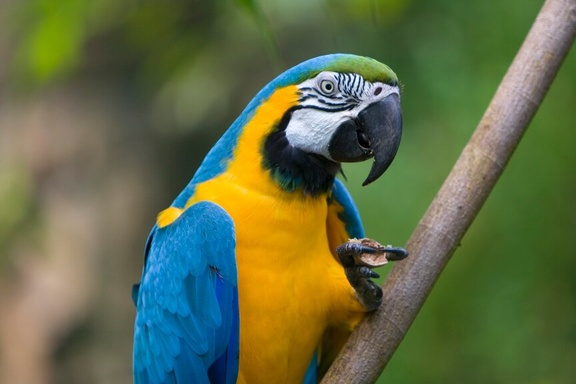
#> input picture opencv/images/sample.jpg, 576 x 384 px, shrunk from 864 x 576 before the run
$ python 06_filtering.py
#> lines starting #> are read from the running program, lines starting #| are printed output that depends on the picture
#!/usr/bin/env python
# -*- coding: utf-8 -*-

"""
OpenCV Filtreleme ve Bulanıklaştırma
-----------------------------------
Bu script, OpenCV ile farklı filtreleme ve bulanıklaştırma tekniklerini göstermektedir:
- Ortalama (Mean) Bulanıklaştırma
- Gaussian Bulanıklaştırma
- Medyan Bulanıklaştırma
- İki Taraflı (Bilateral) Filtreleme
- Özel Filtreler (Keskinleştirme, Kabartma)
"""

import cv2
import numpy as np
import matplotlib.pyplot as plt
import os

def display_images(images, titles, filename=None, cmap=None):
    """Birden fazla görüntüyü yan yana gösterir ve kaydeder."""
    n = len(images)
    rows = (n + 2) // 3  # Her satırda en fazla 3 görüntü

    plt.figure(figsize=(15, 5 * rows))

    for i, (img, title) in enumerate(zip(images, titles)):
        plt.subplot(rows, min(n, 3), i+1)

        # Eğer görüntü BGR formatındaysa ve cmap belirtilmemişse RGB'ye dönüştür
        if cmap is None and len(img.shape) == 3 and img.shape[2] == 3:
            img = cv2.cvtColor(img, cv2.COLOR_BGR2RGB)

        plt.imshow(img, cmap=cmap)
        plt.title(title)
        plt.axis('off')

    plt.tight_layout()

    if filename:
        plt.savefig(filename)
        print(f"Görüntü kaydedildi: {filename}")

    plt.show()

def add_salt_pepper_noise(image, salt_prob=0.01, pepper_prob=0.01):
    """Görüntüye tuz ve biber gürültüsü ekler."""
    noisy = np.copy(image)

    # Tuz gürültüsü (beyaz noktalar)
    salt_mask = np.random.random(image.shape[:2]) < salt_prob
    noisy[salt_mask] = 255

    # Biber gürültüsü (siyah noktalar)
    pepper_mask = np.random.random(image.shape[:2]) < pepper_prob
    noisy[pepper_mask] = 0

    return noisy

def add_gaussian_noise(image, mean=0, sigma=25):
    """Görüntüye Gaussian gürültüsü ekler."""
    # Görüntüyü float32'ye dönüştür
    img_float = image.astype(np.float32) / 255.0

    # Gaussian gürültüsü oluştur
    noise = np.random.normal(mean, sigma/255.0, image.shape)

    # Gürültüyü ekle ve sınırla
    noisy = img_float + noise
    noisy = np.clip(noisy, 0, 1)

    # Tekrar uint8'e dönüştür
    return (noisy * 255).astype(np.uint8)

def main():
    print("OpenCV Filtreleme ve Bulanıklaştırma")
    print("-" * 40)

    # Örnek görüntüyü yükle
    sample_img_path = "../images/sample.jpg"

    if not os.path.exists(sample_img_path):
        print(f"Hata: Örnek görüntü bulunamadı: {sample_img_path}")
        print("Lütfen önce 01_basics.py scriptini çalıştırın.")
        return

    # Görüntüyü oku
    img = cv2.imread(sample_img_path)
#> img is the input picture: shape (384, 576, 3); mean B, G, R 70.6, 108.1, 97.3

    if img is None:
        print(f"Hata: Görüntü okunamadı: {sample_img_path}")
        return

    # Görüntüyü gri tonlamaya dönüştür
    img_gray = cv2.cvtColor(img, cv2.COLOR_BGR2GRAY)

    # 1. Ortalama (Mean) Bulanıklaştırma
    print("\n1. Ortalama (Mean) Bulanıklaştırma")

    # Farklı çekirdek boyutlarıyla ortalama bulanıklaştırma
    blur_3x3 = cv2.blur(img, (3, 3))
    blur_5x5 = cv2.blur(img, (5, 5))
    blur_9x9 = cv2.blur(img, (9, 9))
    blur_15x15 = cv2.blur(img, (15, 15))
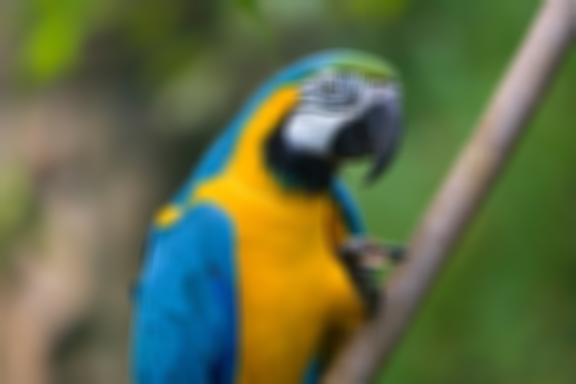
#> blur_15x15: shape (384, 576, 3); mean B, G, R 70.6, 108.1, 97.3

    # Sonuçları göster
    display_images(
        [img, blur_3x3, blur_5x5, blur_9x9, blur_15x15],
        ["Orijinal", "Ortalama 3x3", "Ortalama 5x5", "Ortalama 9x9", "Ortalama 15x15"],
        "../images/mean_blur.png"
    )
#> in display_images, `n = len(images)`: n = 5
#> in display_images, `rows = (n + 2) // 3`: rows = 2
#> the loop in display_images, `for i, (img, title) in enumerate(zip(images, titles)):` made 5 passes
#> title on passes 1 to 5: 'Orijinal', 'Ortalama 3x3', 'Ortalama 5x5', 'Ortalama 9x9', 'Ortalama 15x15'

    # 2. Gaussian Bulanıklaştırma
    print("\n2. Gaussian Bulanıklaştırma")

    # Farklı çekirdek boyutlarıyla Gaussian bulanıklaştırma
    gaussian_3x3 = cv2.GaussianBlur(img, (3, 3), 0)
    gaussian_5x5 = cv2.GaussianBlur(img, (5, 5), 0)
    gaussian_9x9 = cv2.GaussianBlur(img, (9, 9), 0)
    gaussian_15x15 = cv2.GaussianBlur(img, (15, 15), 0)

    # # Sonuçları göster
    # display_images(
    #     [img, gaussian_3x3, gaussian_5x5, gaussian_9x9, gaussian_15x15],
    #     ["Orijinal", "Gaussian 3x3", "Gaussian 5x5", "Gaussian 9x9", "Gaussian 15x15"],
    #     "../images/gaussian_blur.png"
    # )

    # 3. Medyan Bulanıklaştırma
    print("\n3. Medyan Bulanıklaştırma")

    # Tuz ve biber gürültüsü ekle
    noisy_img = add_salt_pepper_noise(img_gray, 0.02, 0.02)

    # Farklı çekirdek boyutlarıyla medyan bulanıklaştırma
    median_3x3 = cv2.medianBlur(noisy_img, 3)
    median_5x5 = cv2.medianBlur(noisy_img, 5)
    median_7x7 = cv2.medianBlur(noisy_img, 7)

    # Karşılaştırma için Gaussian bulanıklaştırma
    gaussian_noisy = cv2.GaussianBlur(noisy_img, (5, 5), 0)
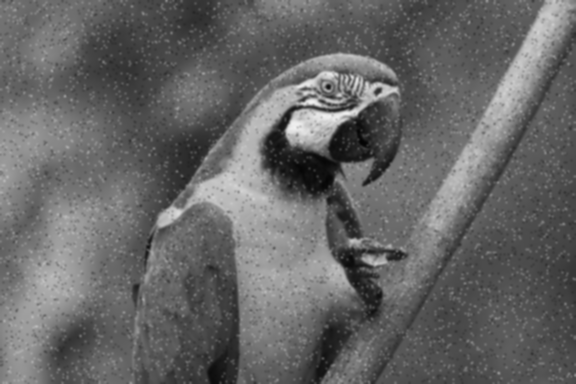
#> gaussian_noisy: shape (384, 576); min 3, max 241, mean 101.6

    # Sonuçları göster
    # display_images(
    #     [img_gray, noisy_img, gaussian_noisy, median_3x3, median_5x5, median_7x7],
    #     ["Orijinal", "Tuz ve Biber Gürültüsü", "Gaussian 5x5",
    #      "Medyan 3x3", "Medyan 5x5", "Medyan 7x7"],
    #     "../images/median_blur.png",
    #     cmap='gray'
    # )

    # 4. İki Taraflı (Bilateral) Filtreleme
    print("\n4. İki Taraflı (Bilateral) Filtreleme")

    # Gaussian gürültüsü ekle
    gaussian_noisy_img = add_gaussian_noise(img)
#> in add_gaussian_noise, `noisy = img_float + noise`:
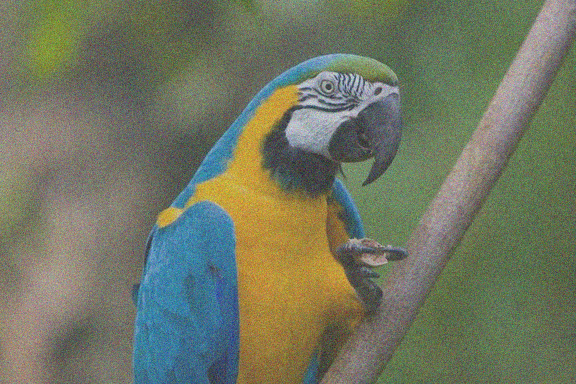
#> noisy: shape (384, 576, 3) float64; mean B, G, R 0.277, 0.424, 0.382; drawn with min black and max white
#> in add_gaussian_noise, `noisy = np.clip(noisy, 0, 1)`:
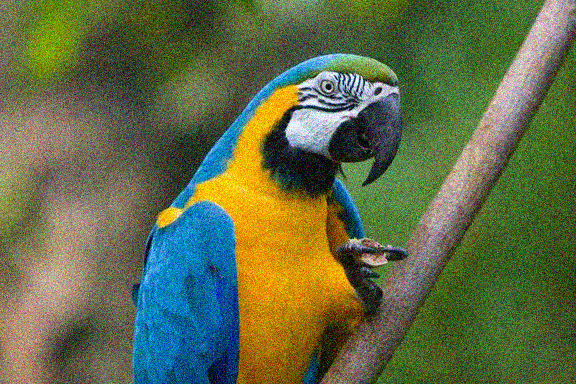
#> noisy: shape (384, 576, 3) float64; mean B, G, R 0.282, 0.425, 0.384

    # İki taraflı filtreleme
    bilateral_5 = cv2.bilateralFilter(img, 5, 75, 75)
    bilateral_9 = cv2.bilateralFilter(img, 9, 75, 75)
    bilateral_15 = cv2.bilateralFilter(img, 15, 75, 75)

    # Gaussian gürültülü görüntüye uygula
    bilateral_noisy = cv2.bilateralFilter(gaussian_noisy_img, 9, 75, 75)
    gaussian_noisy_blur = cv2.GaussianBlur(gaussian_noisy_img, (9, 9), 0)

    # Sonuçları göster
    # display_images(
    #     [img, bilateral_5, bilateral_9, bilateral_15],
    #     ["Orijinal", "İki Taraflı d=5", "İki Taraflı d=9", "İki Taraflı d=15"],
    #     "../images/bilateral_filter.png"
    # )

    display_images(
        [img, gaussian_noisy_img, gaussian_noisy_blur, bilateral_noisy],
        ["Orijinal", "Gaussian Gürültülü", "Gaussian Bulanıklaştırma", "İki Taraflı Filtreleme"],
        "../images/bilateral_vs_gaussian.png"
    )
#> the loop in display_images (call 2), `for i, (img, title) in enumerate(zip(images, titles)):` made 4 passes

    # 5. Özel Filtreler
    print("\n5. Özel Filtreler")

    # Keskinleştirme filtresi
    kernel_sharpen_1 = np.array([[-1, -1, -1],
                                 [-1,  9, -1],
                                 [-1, -1, -1]])

    kernel_sharpen_2 = np.array([[0, -1, 0],
                                 [-1, 5, -1],
                                 [0, -1, 0]])

    # Kabartma (Emboss) filtresi
    kernel_emboss = np.array([[-2, -1, 0],
                              [-1,  1, 1],
                              [ 0,  1, 2]])

    # Kenar algılama filtresi
    kernel_edge = np.array([[-1, -1, -1],
                            [-1,  8, -1],
                            [-1, -1, -1]])

    # Filtreleri uygula
    sharpen_1 = cv2.filter2D(img, -1, kernel_sharpen_1)
    sharpen_2 = cv2.filter2D(img, -1, kernel_sharpen_2)
    emboss = cv2.filter2D(img, -1, kernel_emboss)
    edge = cv2.filter2D(img, -1, kernel_edge)
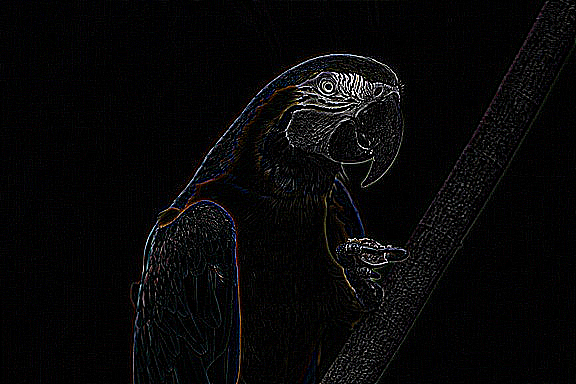
#> edge: shape (384, 576, 3); mean B, G, R 8.1, 7.6, 7.9

    # Sonuçları göster
    display_images(
        [img, sharpen_1, sharpen_2, emboss, edge],
        ["Orijinal", "Keskinleştirme 1", "Keskinleştirme 2", "Kabartma", "Kenar Algılama"],
        "../images/custom_filters.png"
    )
#> call 3 of display_images, with filename = '../images/custom_filters.png'
#> in display_images (call 3), `n = len(images)`: n = 5
#> the loop in display_images (call 3), `for i, (img, title) in enumerate(zip(images, titles)):` made 5 passes
#> title on passes 1 to 5: 'Orijinal', 'Keskinleştirme 1', 'Keskinleştirme 2', 'Kabartma', 'Kenar Algılama'
#> in display_images (call 3), `plt.savefig(filename)`:
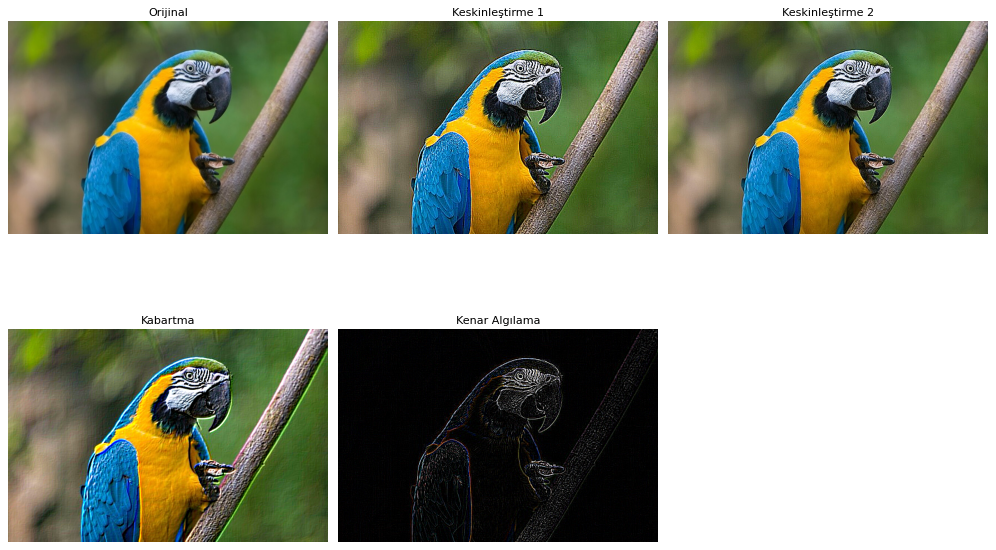
#> figure drawn by matplotlib, 5 panels

    # 6. Bulanıklaştırma Karşılaştırması
    print("\n6. Bulanıklaştırma Karşılaştırması")

    # Tüm bulanıklaştırma yöntemlerini karşılaştır
    blur_mean = cv2.blur(img, (9, 9))
    blur_gaussian = cv2.GaussianBlur(img, (9, 9), 0)
    blur_median = cv2.medianBlur(img, 9)
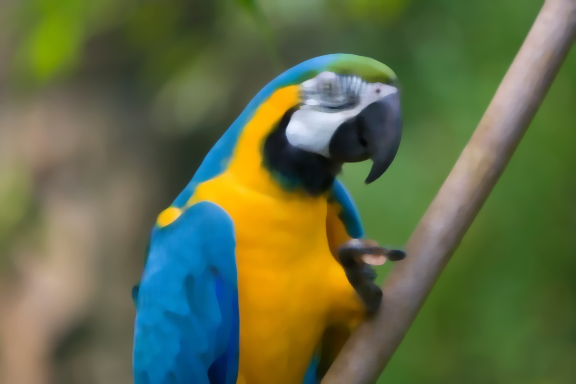
#> blur_median: shape (384, 576, 3); mean B, G, R 70.4, 108.2, 97.3
    blur_bilateral = cv2.bilateralFilter(img, 9, 75, 75)

    # Sonuçları göster
    display_images(
        [img, blur_mean, blur_gaussian, blur_median, blur_bilateral],
        ["Orijinal", "Ortalama 9x9", "Gaussian 9x9", "Medyan 9x9", "İki Taraflı d=9"],
        "../images/blur_comparison.png"
    )

    print("\nFiltreleme ve bulanıklaştırma işlemleri tamamlandı!")

if __name__ == "__main__":
    main()

$ run again, with opencv/images/gaussian_blur.png saved as opencv/images/sample.jpg
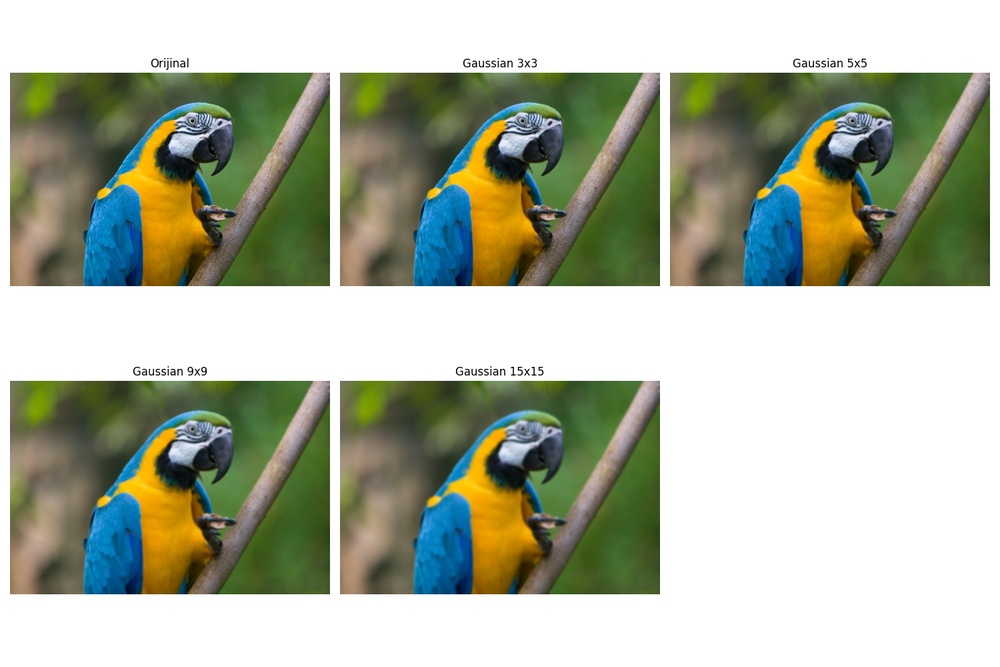
#> input picture opencv/images/gaussian_blur.png, 1000 x 667 px, shrunk from 1500 x 1000 before the run
#> in main, img is the input picture: shape (667, 1000, 3); mean B, G, R 159.9, 179.2, 173.6
#> in main, `blur_15x15 = cv2.blur(img, (15, 15))`:
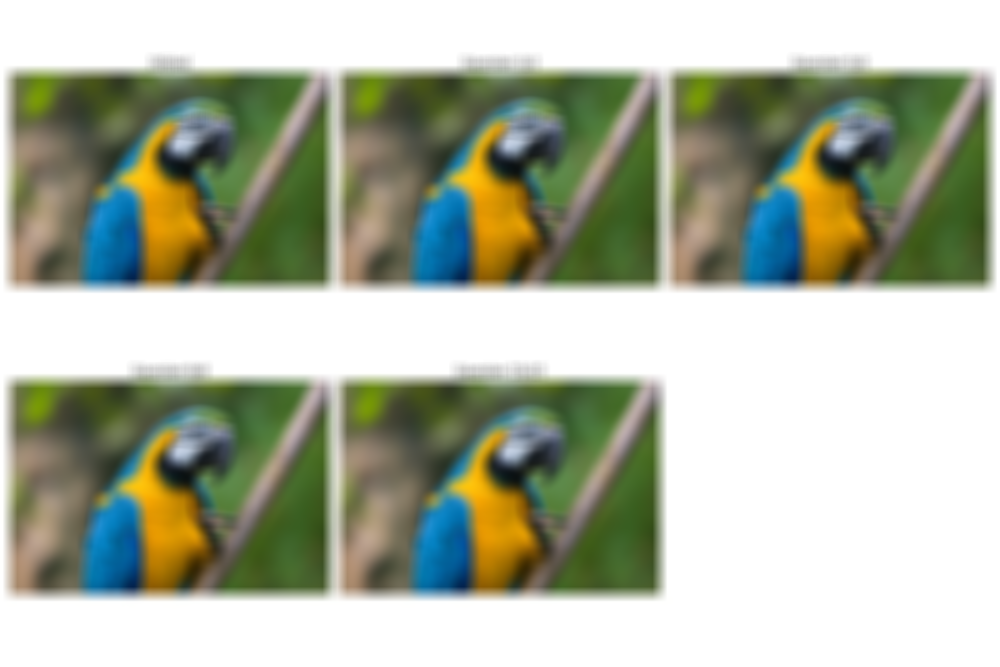
#> blur_15x15: shape (667, 1000, 3); mean B, G, R 159.9, 179.2, 173.6
#> n = 5
#> rows = 2
#> the loop in display_images, `for i, (img, title) in enumerate(zip(images, titles)):` made 5 passes
#> title on passes 1 to 5: 'Orijinal', 'Ortalama 3x3', 'Ortalama 5x5', 'Ortalama 9x9', 'Ortalama 15x15'
#> in add_gaussian_noise, `noisy = np.clip(noisy, 0, 1)`:
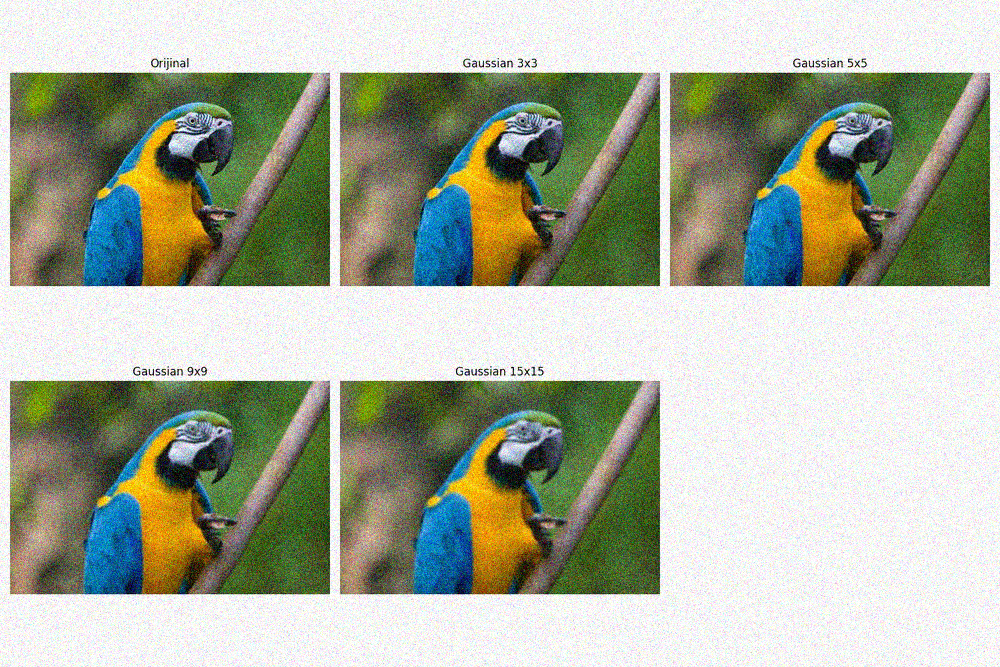
#> noisy: shape (667, 1000, 3) float64; mean B, G, R 0.611, 0.684, 0.663
#> the loop in display_images (call 2), `for i, (img, title) in enumerate(zip(images, titles)):` made 4 passes

$ run again, with opencv/images/median_blur.png saved as opencv/images/sample.jpg
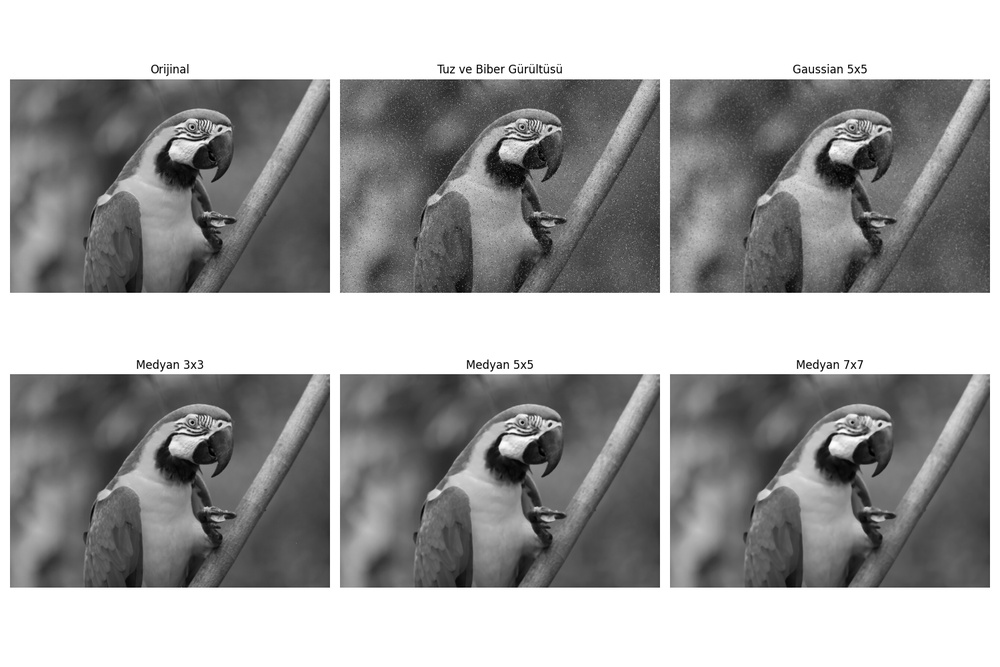
#> input picture opencv/images/median_blur.png, 1000 x 667 px, shrunk from 1500 x 1000 before the run
#> in main, img is the input picture: shape (667, 1000, 3); min 0, max 255, mean 161
#> n = 5
#> rows = 2
#> the loop in display_images, `for i, (img, title) in enumerate(zip(images, titles)):` made 5 passes
#> title on passes 1 to 5: 'Orijinal', 'Ortalama 3x3', 'Ortalama 5x5', 'Ortalama 9x9', 'Ortalama 15x15'
#> in add_gaussian_noise, `noisy = img_float + noise`:
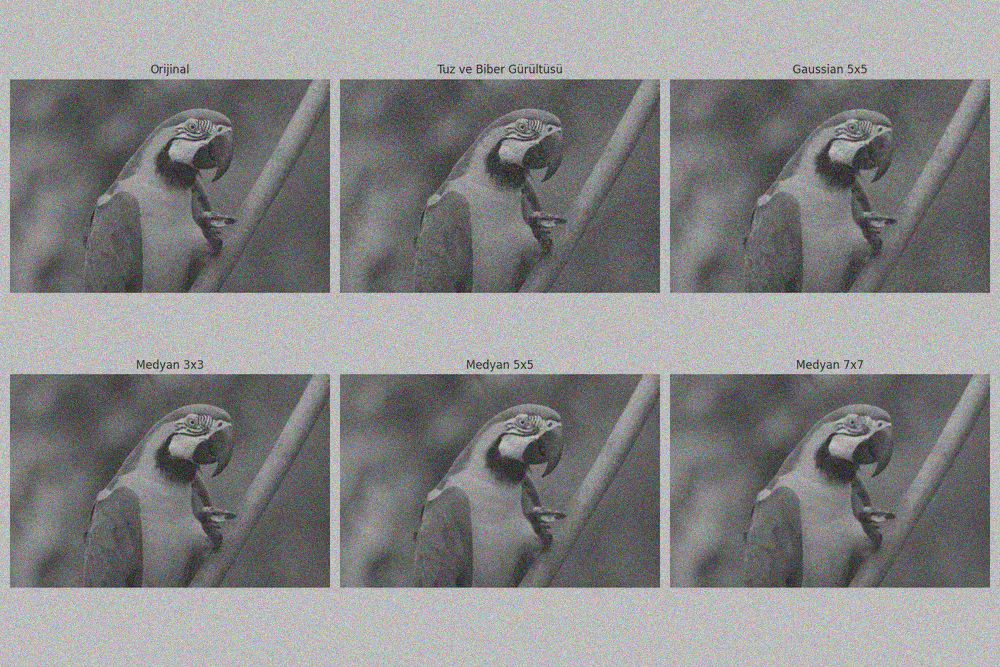
#> noisy: shape (667, 1000, 3) float64; mean B, G, R 0.631, 0.631, 0.631; drawn with min black and max white
#> n = 4
#> the loop in display_images (call 2), `for i, (img, title) in enumerate(zip(images, titles)):` made 4 passes
#> in display_images (call 2), `plt.savefig(filename)`:
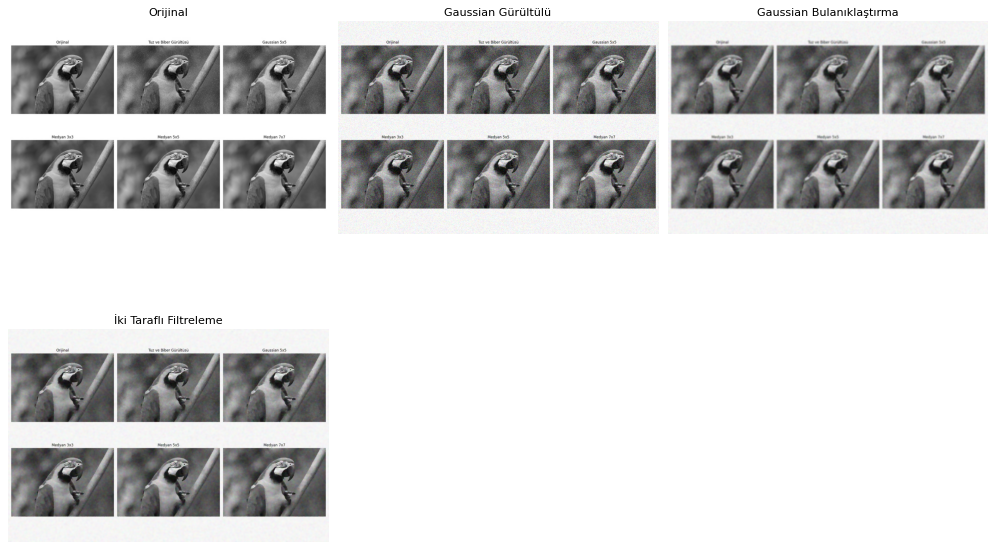
#> figure drawn by matplotlib, 4 panels
